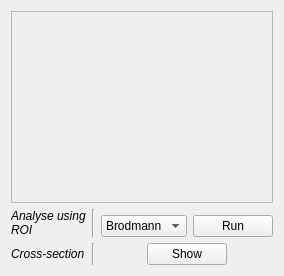
                  <widget class="QWidget" name="tab_3">
                   <attribute name="title">
                    <string>Analyse</string>
                   </attribute>
                   <layout class="QVBoxLayout" name="verticalLayout_25">
                    <item>
                     <widget class="QTableWidget" name="_s_table">
                      <property name="enabled">
                       <bool>false</bool>
                      </property>
                      <property name="alternatingRowColors">
                       <bool>true</bool>
                      </property>
                      <property name="sortingEnabled">
                       <bool>false</bool>
                      </property>
                      <property name="cornerButtonEnabled">
                       <bool>false</bool>
                      </property>
                     </widget>
                    </item>
                    <item>
                     <layout class="QGridLayout" name="gridLayout_6">
                      <property name="topMargin">
                       <number>0</number>
                      </property>
                      <item row="1" column="3">
                       <widget class="QPushButton" name="_s_analyse_run">
                        <property name="text">
                         <string>Run</string>
                        </property>
                       </widget>
                      </item>
                      <item row="0" column="0" rowspan="2">
                       <widget class="QLabel" name="label_24">
                        <property name="font">
                         <font>
                          <italic>true</italic>
                         </font>
                        </property>
                        <property name="text">
                         <string>Analyse using
ROI</string>
                        </property>
                       </widget>
                      </item>
                      <item row="3" column="2">
                       <spacer name="horizontalSpacer_9">
                        <property name="orientation">
                         <enum>Qt::Horizontal</enum>
                        </property>
                        <property name="sizeHint" stdset="0">
                         <size>
                          <width>40</width>
                          <height>0</height>
                         </size>
                        </property>
                       </spacer>
                      </item>
                      <item row="1" column="2">
                       <widget class="QComboBox" name="_s_analyse_roi">
                        <item>
                         <property name="text">
                          <string>Brodmann</string>
                         </property>
                        </item>
                        <item>
                         <property name="text">
                          <string>AAL</string>
                         </property>
                        </item>
                        <item>
                         <property name="text">
                          <string>Talairach</string>
                         </property>
                        </item>
                       </widget>
                      </item>
                      <item row="0" column="1" rowspan="2" colspan="2">
                       <widget class="Line" name="line_5">
                        <property name="orientation">
                         <enum>Qt::Vertical</enum>
                        </property>
                       </widget>
                      </item>
                      <item row="2" column="1">
                       <widget class="Line" name="line_6">
                        <property name="orientation">
                         <enum>Qt::Vertical</enum>
                        </property>
                       </widget>
                      </item>
                      <item row="2" column="0">
                       <widget class="QLabel" name="label_29">
                        <property name="font">
                         <font>
                          <italic>true</italic>
                         </font>
                        </property>
                        <property name="text">
                         <string>Cross-section</string>
                        </property>
                       </widget>
                      </item>
                      <item row="2" column="2" colspan="2">
                       <layout class="QHBoxLayout" name="horizontalLayout_20">
                        <item>
                         <spacer name="horizontalSpacer_4">
                          <property name="orientation">
                           <enum>Qt::Horizontal</enum>
                          </property>
                          <property name="sizeHint" stdset="0">
                           <size>
                            <width>40</width>
                            <height>20</height>
                           </size>
                          </property>
                         </spacer>
                        </item>
                        <item>
                         <widget class="QPushButton" name="_s_show_cs">
                          <property name="text">
                           <string>Show</string>
                          </property>
                         </widget>
                        </item>
                        <item>
                         <spacer name="horizontalSpacer_5">
                          <property name="orientation">
                           <enum>Qt::Horizontal</enum>
                          </property>
                          <property name="sizeHint" stdset="0">
                           <size>
                            <width>40</width>
                            <height>20</height>
                           </size>
                          </property>
                         </spacer>
                        </item>
                       </layout>
                      </item>
                     </layout>
                    </item>
                   </layout>
                  </widget>
